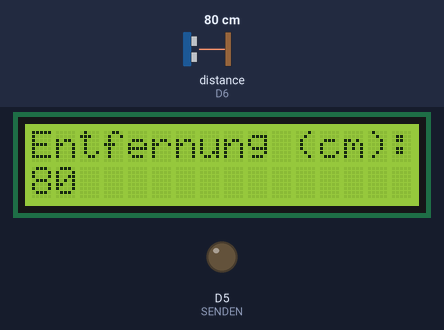
A sketch run on a simulated ESP8266 (NodeMCU). On the bench: 16×2 character LCD, output pins drawn as LEDs (lit = HIGH). Inputs (shaded band) come from the test bench; at power-on: distance to the obstacle (sensor on D6) 80 cm. The echo pulse lasts 58.3 µs per cm; what the sketch prints to the serial monitor is not drawn.

Above: at 1.2 s.
1.3 s: distance to the obstacle (sensor on D6) set to 2 cm
At 3.3 s:
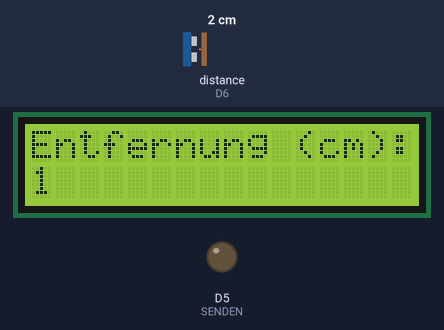
3.6 s: distance to the obstacle (sensor on D6) set to 4 cm
At 4.8 s:
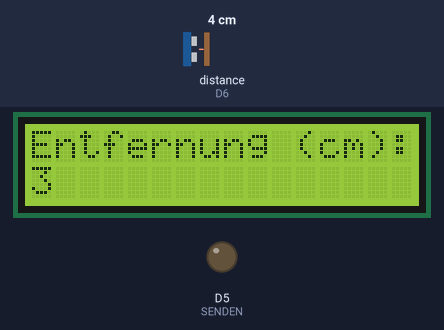
5.7 s: distance to the obstacle (sensor on D6) set to 9 cm
At 7.3 s:
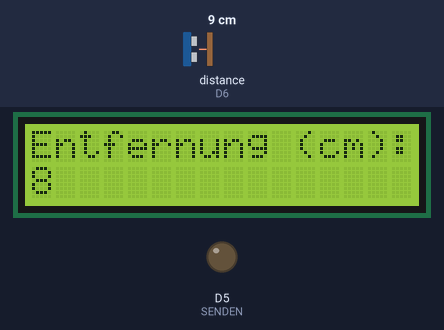
Timing chart, 0 to 8.8 s (numbered marks = the images above; inputs shaded):
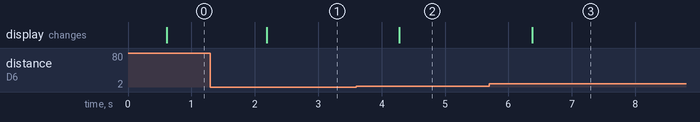

Measured:
- after the input at 1.3 s, the display: changes after 0.89 s (image 1)
- after the input at 3.6 s, the display: changes after 0.68 s (image 2)
- after the input at 5.7 s, the display: changes after 0.67 s (image 3)

The sketch:

UtilityPrg_Ultraschall_16x2Display.ino
```cpp
#include <Wire.h>
#include <LiquidCrystal_I2C.h>

LiquidCrystal_I2C lcd(0x27, 16, 2); // Adresse des Displays: 0x27, 16 Spalten, 2 Zeilen

// Pin für den Sender
int SENDEN = D5;

// Pin für das vom Objekt reflektierte Signal
int ECHO = D6;

// Variable für die Speicherung der Entfernung
long Entfernung = 0;

void setup()
{
  pinMode(SENDEN, OUTPUT);
  pinMode(ECHO, INPUT);

  Serial.begin(9600);
  lcd.begin();
  lcd.backlight(); // Hintergrundbeleuchtung einschalten
  lcd.setCursor(0, 0);
  lcd.print("Entfernung (cm):");
}

void loop()
{
  digitalWrite(SENDEN, LOW);
  delay(5);

  digitalWrite(SENDEN, HIGH);
  delayMicroseconds(10);
  digitalWrite(SENDEN, LOW);

  long Zeit = pulseIn(ECHO, HIGH);
  Entfernung = (Zeit / 2) * 0.03432;
  delay(500);

  if (Entfernung < 100)
   {
    lcd.setCursor(0, 1);
    lcd.print("                "); // Alte Daten löschen
    lcd.setCursor(0, 1);
    lcd.print(Entfernung);
    Serial.print("Entfernung in cm: ");
    Serial.println(Entfernung);
  }
}
```
